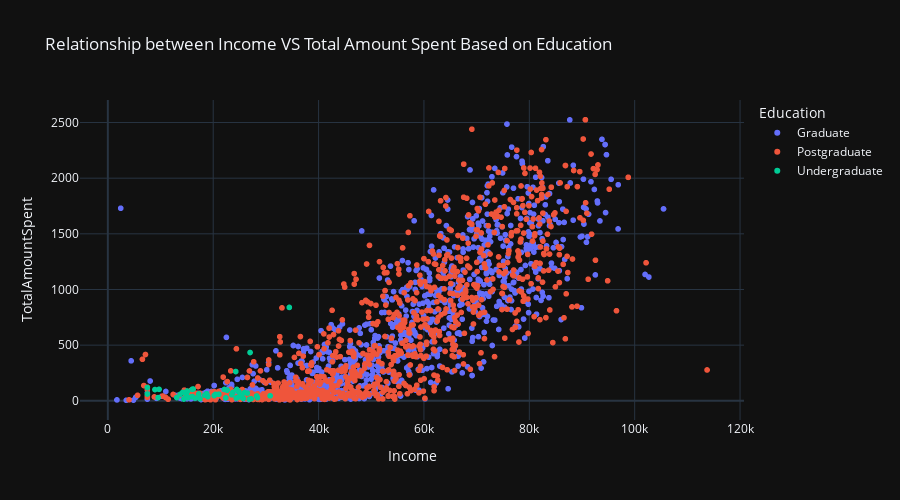

The notebook cell this image was saved under:
### Markdown cell above
# Multivariate Analysis

### Code cell
from scipy.stats import iqr
iqr = iqr(df["Income"], nan_policy="omit")

low = np.nanquantile(df["Income"], 0.25) - 1.5 * iqr
high = np.nanquantile(df["Income"], 0.75) + 1.5 * iqr
df_cut = df[df["Income"].between(low, high)]


#Education VS Income VS TotalAmountSpent
fig = px.scatter(
    data_frame=df_cut,
    x = "Income",
    y= "TotalAmountSpent",
    title = "Relationship between Income VS Total Amount Spent Based on Education",
    color = "Education",
    height=500
)
fig.show()

#How to Calculate The Interquartile Range in Python The interquartile range, often denoted “IQR”, 
#is a way to measure the spread of the middle 50% of a dataset. It is calculated as the difference between the first quartile* 
#(the 25th percentile) and the third quartile (the 75th percentile) of a dataset.

### Figure 1 — Plotly figure (JSON) as saved in the notebook; plotly's stock layout.template omitted (floating-point values rounded to 4 significant figures; data arrays with more than 128 entries replaced by an {"elided": "..."} marker saying what was removed)
{"data": [{"hovertemplate": "Education=Graduate<br>Income=%{x}<br>TotalAmountSpent=%{y}<extra></extra>", "legendgroup": "Graduate", "marker": {"color": "#636efa", "symbol": "circle"}, "mode": "markers", "name": "Graduate", "showlegend": true, "x": {"elided": "1113 float values"}, "xaxis": "x", "y": {"elided": "1113 int values"}, "yaxis": "y", "type": "scattergl"}, {"hovertemplate": "Education=Postgraduate<br>Income=%{x}<br>TotalAmountSpent=%{y}<extra></extra>", "legendgroup": "Postgraduate", "marker": {"color": "#EF553B", "symbol": "circle"}, "mode": "markers", "name": "Postgraduate", "showlegend": true, "x": {"elided": "1041 float values"}, "xaxis": "x", "y": {"elided": "1041 int values"}, "yaxis": "y", "type": "scattergl"}, {"hovertemplate": "Education=Undergraduate<br>Income=%{x}<br>TotalAmountSpent=%{y}<extra></extra>", "legendgroup": "Undergraduate", "marker": {"color": "#00cc96", "symbol": "circle"}, "mode": "markers", "name": "Undergraduate", "showlegend": true, "x": [7500.0, 24590.0, 9548.0, 28250.0, 24880.0, 24480.0, 27190.0, 24280.0, 30800.0, 18980.0, 25960.0, 21060.0, 13080.0, 17490.0, 20420.0, 26870.0, 25440.0, 14910.0, 15040.0, 22630.0, 16580.0, 14420.0, 23720.0, 15060.0, 8940.0, 25710.0, 7500.0, 27000.0, 18390.0, 24370.0, 17260.0, 22630.0, 13720.0, 24590.0, 15860.0, 9722.0, 18750.0, 23530.0, 28390.0, 16010.0, 28250.0, 20190.0, 24880.0, 34440.0, 22120.0, 22390.0, 14190.0, 20420.0, 16000.0, 15250.0, 26490.0, 25220.0, 16180.0, 14920.0], "xaxis": "x", "y": [61, 29, 29, 43, 80, 102, 18, 263, 45, 37, 74, 59, 29, 18, 57, 14, 32, 66, 80, 96, 24, 16, 75, 88, 101, 21, 119, 434, 50, 24, 62, 96, 58, 29, 36, 103, 64, 54, 28, 38, 43, 47, 80, 839, 102, 26, 75, 57, 103, 29, 69, 46, 106, 43], "yaxis": "y", "type": "scattergl"}], "layout": {"xaxis": {"anchor": "y", "domain": [0.0, 1.0], "title": {"text": "Income"}}, "yaxis": {"anchor": "x", "domain": [0.0, 1.0], "title": {"text": "TotalAmountSpent"}}, "legend": {"title": {"text": "Education"}, "tracegroupgap": 0}, "title": {"text": "Relationship between Income VS Total Amount Spent Based on Education"}, "height": 500}}
